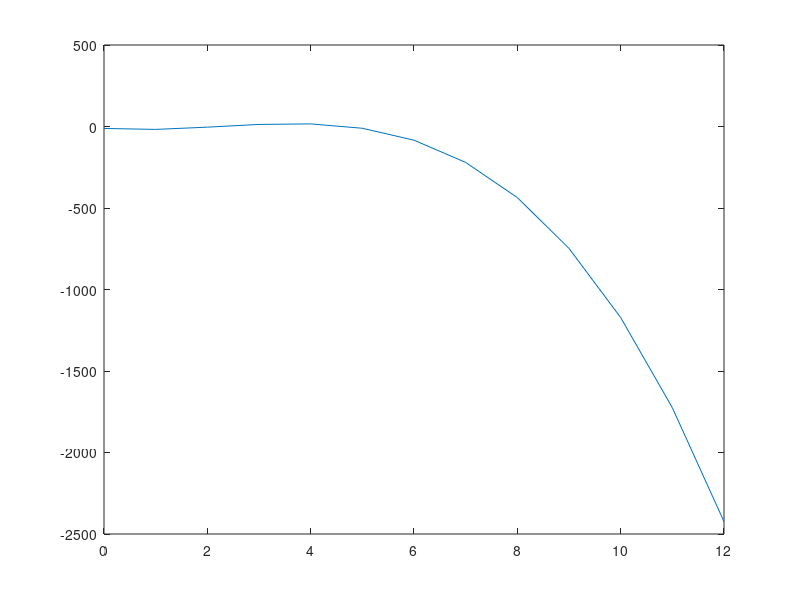

Recreate this plot in MATLAB.
clc;
clear all;
close all;

x = -1:1 ;

y = x-cos(x);
plot(x,y);


%%%%%%%%%%%%%%%%%%%%%%%%%%%%%%

x = 0:12;
y = -12-21.*x+18.*x.^2-2.75.*x.^3;
plot(x,y);
